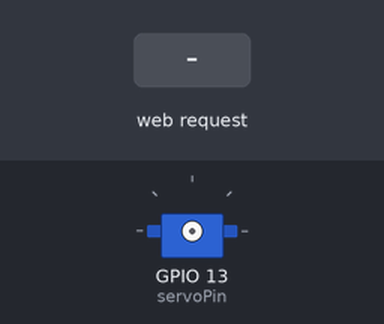
The sketch below on a simulated ESP32. On the bench: servo. Wiring (inferred from the names in the program): servo: signal GPIO 13. The inputs (shaded band) are chosen by the test bench. WiFi joins after 1.5 s; servers stay silent unless stated; servo pulses on a pin are drawn as a servo (544–2400 µs = 0–180°); what the sketch prints to the serial monitor is not drawn.

Above: at 2.7 s.
2.8 s: HTTP request GET /ang received
At 5.6 s:
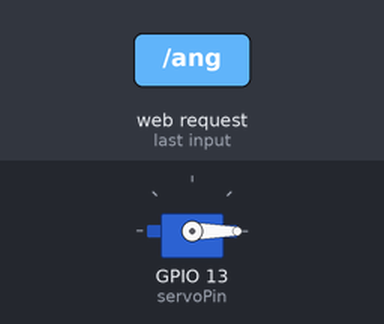
Timing chart, 0 to 7.1 s (numbered marks = the images above; inputs shaded):
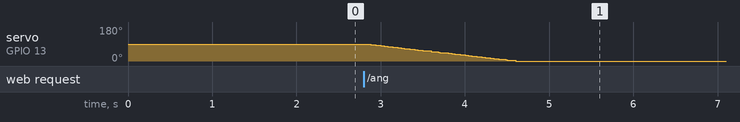

The sketch:

3-13_servo.ino
```cpp
#include <WiFiClient.h>
#include <ESP32WebServer.h>
#include <WiFi.h>
#include <ESPmDNS.h>

/* あなたのWIFIに接続するSSIDとパスワードに書き替えください。 */
const char* ssid = "aterm-ecce1b-g";
const char* password = "753bf0b3391c9";

ESP32WebServer server(80);

const int servoPin = 13;
int oldAngle = 90;
int PWM_WIDTH = 20000;

/*
HPのデータを格納するデータ配列
*/
char res[2500]=
"<!DOCTYPE html>\
<html>\
<head>\
<meta charset='utf-8'>\
<link href='https://stackpath.bootstrapcdn.com/bootstrap/4.1.0/css/bootstrap.min.css' rel='stylesheet' integrity='sha384-9gVQ4dYFwwWSjIDZnLEWnxCjeSWFphJiwGPXr1jddIhOegiu1FwO5qRGvFXOdJZ4' crossorigin='anonymous'>\
<script src='https://stackpath.bootstrapcdn.com/bootstrap/4.1.0/js/bootstrap.min.js' integrity='sha384-uefMccjFJAIv6A+rW+L4AHf99KvxDjWSu1z9VI8SKNVmz4sk7buKt/6v9KI65qnm' crossorigin='anonymous'></script>\
<script src='https://code.jquery.com/jquery-3.3.1.min.js' integrity='sha256-FgpCb/KJQlLNfOu91ta32o/NMZxltwRo8QtmkMRdAu8=' crossorigin='anonymous'></script>\
<script src='https://code.jquery.com/ui/1.12.1/jquery-ui.min.js' integrity='sha256-VazP97ZCwtekAsvgPBSUwPFKdrwD3unUfSGVYrahUqU=' crossorigin='anonymous'></script>\
<script>\
$(function() {\
$('#sliVal').html('角度: 0 度');\
$('#slider').slider({\
    orientation:'horisontal',value:0,min: 0,max: 180,step: 1\
});\
$('#slider').slider().bind({\
slidestop: function(e,ui){\
    $('#res').removeClass('p-3 mb-2 bg-success text-white').addClass('p-3 mb-2 bg-danger text-white');\
    $('#sliVal').html('角度: '+ui.value+' 度');\
    $.get('/ang?val=' + ui.value, function(d, s){\
        $('#res').removeClass('p-3 mb-2 bg-danger text-white').addClass('p-3 mb-2 bg-success text-white');\
        $('#res').html(s);\
    }); \
}\
});\
});\
</script>\
</head>\
  <body>\
    <div class='container'>\
      <br>\
      <div class='row'>\
        <div class='col-lg-12 shadow-lg p-3 mb-5 bg-white rounded d-block'>\
          <h1>株式会社虹賢舎</h1>\
          <hr>\
          <p>ESP32 Web経由サーボ制御</p>\
        </div>\
      </div>\
      <div class='row'>\
        <div class='col-lg-12 shadow-lg p-3 mb-5 bg-white rounded d-block'>\
            <div class='col-lg-12' id='slider'></div></br>\
            <div class='col-lg-12' id='sliVal'></div></br>\
            <div class='col-lg-12' id='res'></div></br>\
        </div>\
      </div>\
    </div>\
  </body>\
</html>";


///////////////////
void handleRoot() {
  server.send(200, "text/html", res);
}
/* 角度から　pulse に変換する */
int servoPulse(int angleDegrees)
{
  int pulseWidth = map(angleDegrees, 0,180,600,2400);
  return pulseWidth;
}
/*
角度を確認して、pulseを動作させる
*/
void servoGo(int oldAngle, int newAngle)
{
  int pulseWidth;
  if(oldAngle == newAngle){
    return;
  }else if(oldAngle < newAngle){
    /* 時計回り処理 */
    for (int i=oldAngle; i<=newAngle; i++){
      /* convert angle to pulse width us*/
      pulseWidth = servoPulse(i);
      /* HIGH pulse */
      digitalWrite(servoPin, HIGH);
      /* use delayMicroseconds to delay for pulseWidth */
      delayMicroseconds(pulseWidth);
      /* LOW pulse */
      digitalWrite(servoPin, LOW);
      /*
      DELAY
　　　　*/
      delayMicroseconds(PWM_WIDTH - pulseWidth);
    }
  }else if(oldAngle > newAngle){
    /* 逆時計回り処理 */
    for (int i=oldAngle; i>=newAngle; i--){
      pulseWidth = servoPulse(i);
      digitalWrite(servoPin, HIGH);
      delayMicroseconds(pulseWidth);
      digitalWrite(servoPin, LOW);
      delayMicroseconds(PWM_WIDTH - pulseWidth);
    }
  }
}
/* サーボを動かす */
void handleServo() {
  //Serial.println(server.argName(0));
  int newAngle = server.arg(0).toInt();
  servoGo(oldAngle, newAngle);
  oldAngle = newAngle;
  server.send(200, "text/html", "ok");
}

void handleNotFound(){
  String message = "File Not Found\n\n";
  server.send(404, "text/plain", message);
}

void setup(void){

  Serial.begin(115200);
  WiFi.begin(ssid, password);
  Serial.println("");
  // Wait for connection
  while (WiFi.status() != WL_CONNECTED) {
    delay(500);
    Serial.print(".");
  }
  Serial.println("");
  Serial.print("Connected to ");
  Serial.println(ssid);
  Serial.print("IP address: ");
  Serial.println(WiFi.localIP());

  if (MDNS.begin("esp32")) {
    Serial.println("MDNS responder started");
  }

  server.on("/", handleRoot);
  server.on("/ang", handleServo);

  server.onNotFound(handleNotFound);

  server.begin();
  pinMode(servoPin, OUTPUT);
  Serial.println("HTTP server started");
}

void loop(void){
  server.handleClient();
}
```

Measured:
- after the input at 2.8 s, servo on GPIO 13 (servoPin): moves from 88° to 0° over 1.7 s, starting after 0.08 s
